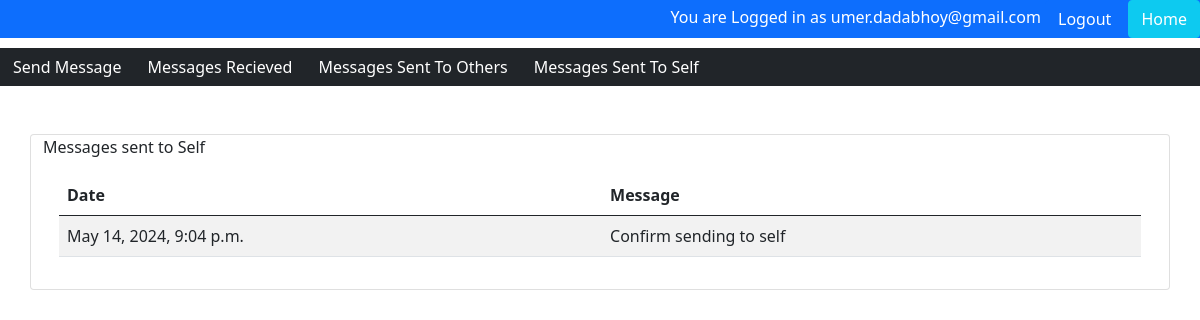
Page /app1/messages_sent_to_self (signed in) on the committed database.
### users/models.py (models this page shows)
class User(AbstractUser):
    username = models.CharField(max_length=20, unique=False)
    email = models.EmailField(max_length=100, unique=True)
    USERNAME_FIELD = 'email'
    REQUIRED_FIELDS = ['username']

### app1/models.py (models this page shows, shortened)
class SendMessage(models.Model):
    sender_user_email = models.EmailField(max_length=100, unique=False)
    date_sent = models.DateTimeField(blank= False , default= datetime.strptime(datetime.now().strftime("%d/%m/%Y, %H:%M:%S"),"%d/%m/%Y, %H:%M:%S"))
    message_content = models.CharField(blank= False , max_length=10000)
    receiver_user_email = models.EmailField(max_length=100, unique=False)

### users/views.py (the view)
    def check(request,*args, **kwargs):
        if str(request.user) == "AnonymousUser":
            return user_register(request)
        else:
            return function(request)

### app1/views.py (called while the page is built)
@check_login
def messages_sent_to_self(request):
    messages = SendMessage.objects.filter(sender_user_email = request.user, receiver_user_email = request.user).values_list("date_sent","message_content")
    messages = list(messages)
    context = {'messages': messages, 'sender':'Self', 'receiver':'Self'}
    return render(request,"app1/messages_sent_to_self.html" , context)

### users/views.py (called while the page is built)
def check_login(function):
    def check(request,*args, **kwargs):
        if str(request.user) == "AnonymousUser":
            return user_register(request)
        else:
            return function(request)
    return check

### templates/app1/messages_sent_to_self.html
{% extends 'app1/app1_base.html' %}
{% block content %}
<div class="container card">
    <div class="card-head">Messages sent to {{receiver}}</div>
    <div class="card-body">
        <table class="table table-striped table-hover">
            <thead>
                <tr>
                    <th>Date</th>
                    <th>Message</th>
                </tr>
            </thead>
            <tbody>
                {% for line in messages %}
                <tr>
                    <td>{{line.0}}</td>
                    <td>{{line.1}}</td>
                </tr>
                {% endfor %}
            </tbody>
        </table>
    </div>
</div>
{% endblock %}

### templates/base.html (shortened to what this page needs)
<!DOCTYPE html>
<html lang="en">
<head>
    <link href="https://cdn.jsdelivr.net/npm/bootstrap@5.0.2/dist/css/bootstrap.min.css" rel="stylesheet"
>
    {% load static %}
    <link rel="stylesheet" href="{% static 'css/main.css' %}">
    <div class="fixed-top bg-primary text-white" style="text-align: right;">
        <a>You are Logged in as {{ user.get_username }}</a>
        <button onclick="location.href='{% url 'users.logout' %}'" name="logout" class="btn btn-primary text-white">
            Logout
        </button>
        <button onclick="location.href='{% url 'home.homepage' %}'" name="logout" class="btn btn-info text-white">
            Home
        </button>
    </div>
    <div>
        {% block top %}
        {% endblock %}
    </div>
</head>
<body>
    {% block content %}
    {% endblock %}
</body>
</html>

### rows in the picture
User: get_username "umer.dadabhoy@gmail.com"
SendMessage: line "May 14, 2024, 9:04 p.m.", message_content "Confirm sending to self"

### other values in the picture
{{ receiver }} "Self"
